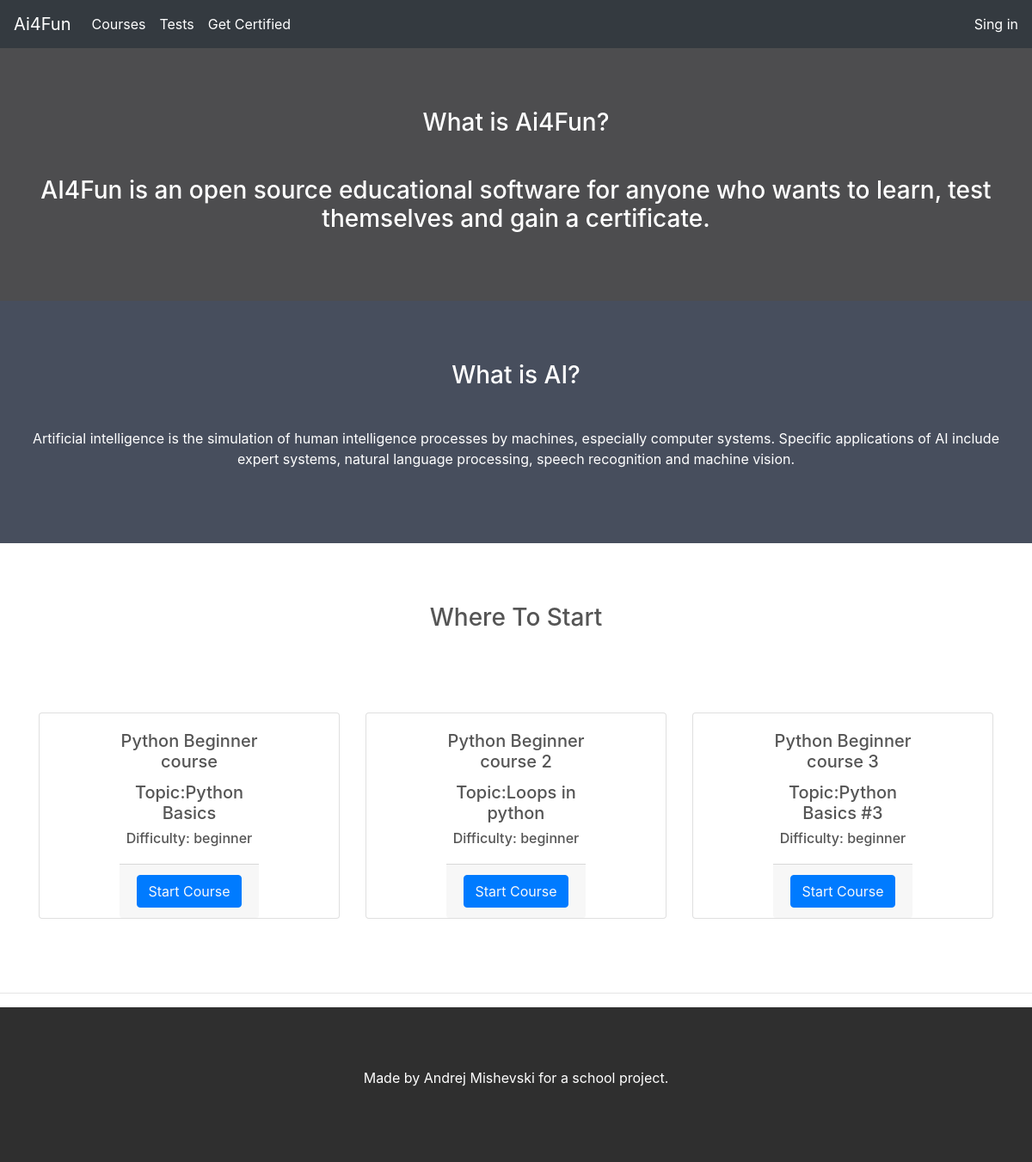
The page /home on the database its author committed.
### courses_module/models.py (models this page shows)
class Course(models.Model):
    name = models.CharField(max_length=60)
    topic = models.CharField(max_length=60)
    difficulty = models.CharField(max_length=12, choices=DIFF_CHOICES)
    text = models.TextField()
    code = models.ForeignKey(Code, on_delete=models.CASCADE)

### login_module/views.py (the view)
# urls.py: 2. Add a URL to urlpatterns:  path('', views.home, name='home')
def home(request):
    queryset = Course.objects.all()
    context = {"courses": queryset}
    return render(request, "authentication/index.html", context)

### templates/authentication/index.html (shortened to what this page needs)
<!DOCTYPE html>
<html lang="en">
<head>
    <link rel="stylesheet" href="https://cdn.jsdelivr.net/npm/bootstrap@4.3.1/dist/css/bootstrap.min.css">
</head>
<body>
<nav class="navbar navbar-expand-lg navbar-light bg-dark text-white">
  <a class="navbar-brand text-white" href="home">Ai4Fun</a>
  <div class="collapse navbar-collapse bg text-white" id="navbarSupportedContent">
    <ul class="navbar-nav mr-auto">
      <li class="nav-item active">
        <a class="nav-link text-white" href="/courses">Courses<span class="sr-only">(current)</span></a>
      </li>
      <li class="nav-item">
        <a class="nav-link text-white" href="/tests">Tests</a>
      </li>
      <li class="nav-item active">
        <a class="nav-link text-white" href="/certificate_test">Get Certified<span class="sr-only">(current)</span></a>
      </li>
    </ul>
        {% if user.is_authenticated %}
    <ul class="nav navbar-nav navbar-right">
      <li><a href="/signout" class="text-white"> Log Out</a></li>
    </ul>
      {% else %}
            <ul class="nav navbar-nav navbar-right">
      <li><a href="/signin" class="text-white"> Sing in</a></li>
    </ul>
            {% endif %}
  </div>
</nav>
<div class="container-fluid bg-1 text-center">
  <h3 class="margin">What is Ai4Fun?</h3>
  <h3>AI4Fun is an open source educational software for anyone who wants to learn, test themselves and gain a certificate.</h3>
</div>
<div class="container-fluid bg-2 text-center">
  <h3 class="margin">What is AI?</h3>
  <p>Artificial intelligence is the simulation of human intelligence processes by machines, especially computer systems. Specific applications of AI include expert systems, natural language processing, speech recognition and machine vision. </p>
</div>
<div class="container-fluid bg-3 text-center">
  <h3 class="margin">Where To Start</h3><br>
 <div class="container pt-4">
      <div class="row">
          {% for course in courses %}
          <div class="col">
              <div class="card">
                    <div class="card-body" style="width: 200px;">
                        <h5 class="card-title">{{ course.name }}</h5>
                        <h5 class="text">Topic:{{ course.topic }}</h5>
                        <h6 class="card-text">Difficulty: {{ course.difficulty }}</h6>
                     </div>
                  <div class="card-footer">
                      <button class="btn btn-primary" id="start-button">
                          <a class="text-light" href="courses/{{ course.pk }}">Start Course</a></button>
                  </div>
         </div>
      </div>
        {% endfor %}
      </div>
  </div>
</div>
<hr>
</body>
<footer class="container-fluid bg-4 text-center">
  <p> Made by Andrej Mishevski for a school project. </p>
</footer>
</html>

### templates/authentication/index.html (style rules this page uses)
div { display:table; margin:auto; }
p { font-size: 16px; }
.margin { margin-bottom: 45px; }
.bg-1 { background-color: #4d4d4f; color: #ffffff; }
.bg-2 { background-color: #474e5d; color: #ffffff; }
.bg-3 { background-color: #ffffff; color: #555555; }
.bg-4 { background-color: #2f2f2f; color: #fff; }
.container-fluid { padding-top: 70px; padding-bottom: 70px; }

### rows shown on the page
Course: name "Python Beginner course", topic "Python Basics", difficulty "beginner"
Course: name "Python Beginner course 2", topic "Loops in python", difficulty "beginner"
Course: name "Python Beginner course 3", topic "Python Basics #3", difficulty "beginner"
